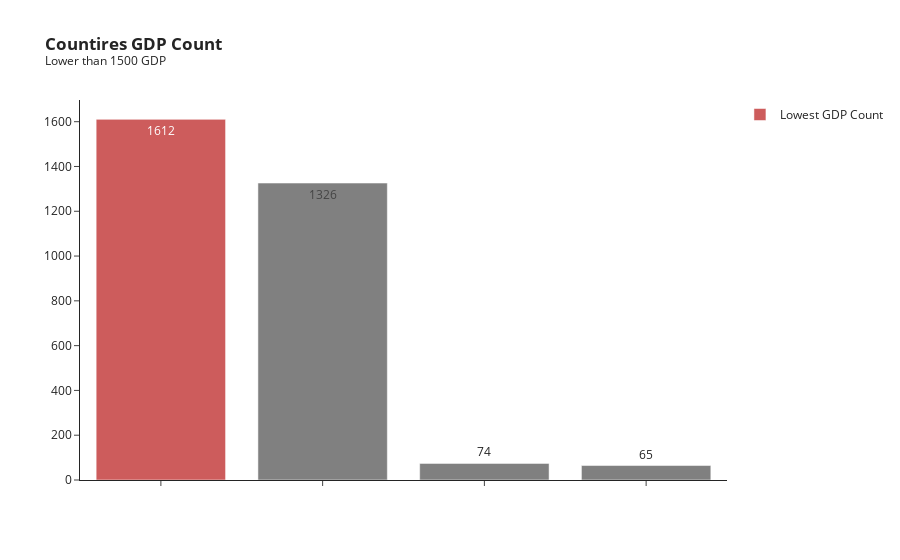

Write notebook code for a chart like this one.
### Markdown cell above
# Countries GDP Count Lower than 1500 GDP

### Code cell
conn = get_conn()

cursor= conn.cursor()

query="""
select
SUM(case when GDP >= 1500 then 1 else 0 end) High_GDP_Count,
#round out the decimals (too many)
round(AVG(case when GDP >= 1500 then `Life expectancy`  else null end),2) AVG_GDP_Life_expectancy,
SUM(case when GDP <= 1500 then 1 else 0 end) Low_GDP_Count,
#round out the decimals (too many)
round(AVG(case when GDP <= 1500 then `Life expectancy`  else null end),2) Lowest_AVG_GDP_Life_expectancy
from worldlifeexpectancy;
"""

cursor.execute(query)
data = cursor.fetchall()

# Fetch data agrregate
High_GDP_Count = data[0][0]
Low_GDP_Count = data[0][2]
High_GDP_Life_Exp = data[0][1]
Low_GDP_Life_Exp = data[0][3]

data = pd.DataFrame({'Category': ['High_GDP_Count', 'Low_GDP_Count', 'High_GDP_Life_Exp', 'Low_GDP_Life_Exp'],
'Value':[High_GDP_Count, Low_GDP_Count, High_GDP_Life_Exp, Low_GDP_Life_Exp]})

#color_mapping={'High_GDP_Count' : ' Geyser_r ',
#               'Low_GDP_Count':'Geyser','High_GDP_Life_Exp':'indianred', 'Low_GDP_Life_Exp':'Geyser_r'
        
#}
data.sort_values('Value', ascending=False, inplace=True)

fig = px.bar( 
             data, x='Category', y='Value', template="simple_white", #integrated template
             title='<b>Countires GDP Count</b><br><sup>Lower than 1500 GDP</sup>',
             #apply formatted values
             text=data['Value'].apply(lambda x: f'{x:.0f}', 
             ), )
             
             #title="Countires that have a higher GDP than 1500",
             #color=color_mapping)
        #hoverformat="Country: %{text}<br>Avg GDP: %{x:.2f}<br>Life Exp: %{y:.1f}"


#Remove labels on both axis

fig.update_xaxes(tickfont=dict(size=12), title_text='', showticklabels=False )
fig.update_yaxes(tickfont=dict(size=12),title_text='')


#Highlight the Most important category

hightlighted_bar = 'Low_GDP_Count'

fig.update_traces(marker_color=['indianred' if x == hightlighted_bar else 'grey' for x in data['Category']],hovertemplate='%{x}')

# Add color to only the important metric: Low_GDP_Count
fig.add_trace(
    go.Bar(x=['Low_GDP_Count'], y=[0], marker=dict(color='indianred'), showlegend=True, name='Lowest GDP Count')
)

fig.show()

### Figure 1 — Plotly figure (JSON) as saved in the notebook; plotly's stock layout.template omitted (floating-point values rounded to 4 significant figures)
{"data": [{"alignmentgroup": "True", "hovertemplate": "%{x}", "legendgroup": "", "marker": {"color": ["indianred", "grey", "grey", "grey"], "pattern": {"shape": ""}}, "name": "", "offsetgroup": "", "orientation": "v", "showlegend": false, "text": ["1612", "1326", "74", "65"], "textposition": "auto", "type": "bar", "x": ["Low_GDP_Count", "High_GDP_Count", "High_GDP_Life_Exp", "Low_GDP_Life_Exp"], "xaxis": "x", "y": [1612, 1326, 74.15, 64.63], "yaxis": "y"}, {"marker": {"color": "indianred"}, "name": "Lowest GDP Count", "showlegend": true, "type": "bar", "x": ["Low_GDP_Count"], "y": [0]}], "layout": {"barmode": "relative", "legend": {"tracegroupgap": 0}, "title": {"text": "<b>Countires GDP Count</b><br><sup>Lower than 1500 GDP</sup>"}, "xaxis": {"anchor": "y", "domain": [0, 1], "showticklabels": false, "tickfont": {"size": 12}, "title": {"text": ""}}, "yaxis": {"anchor": "x", "domain": [0, 1], "tickfont": {"size": 12}, "title": {"text": ""}}}}
